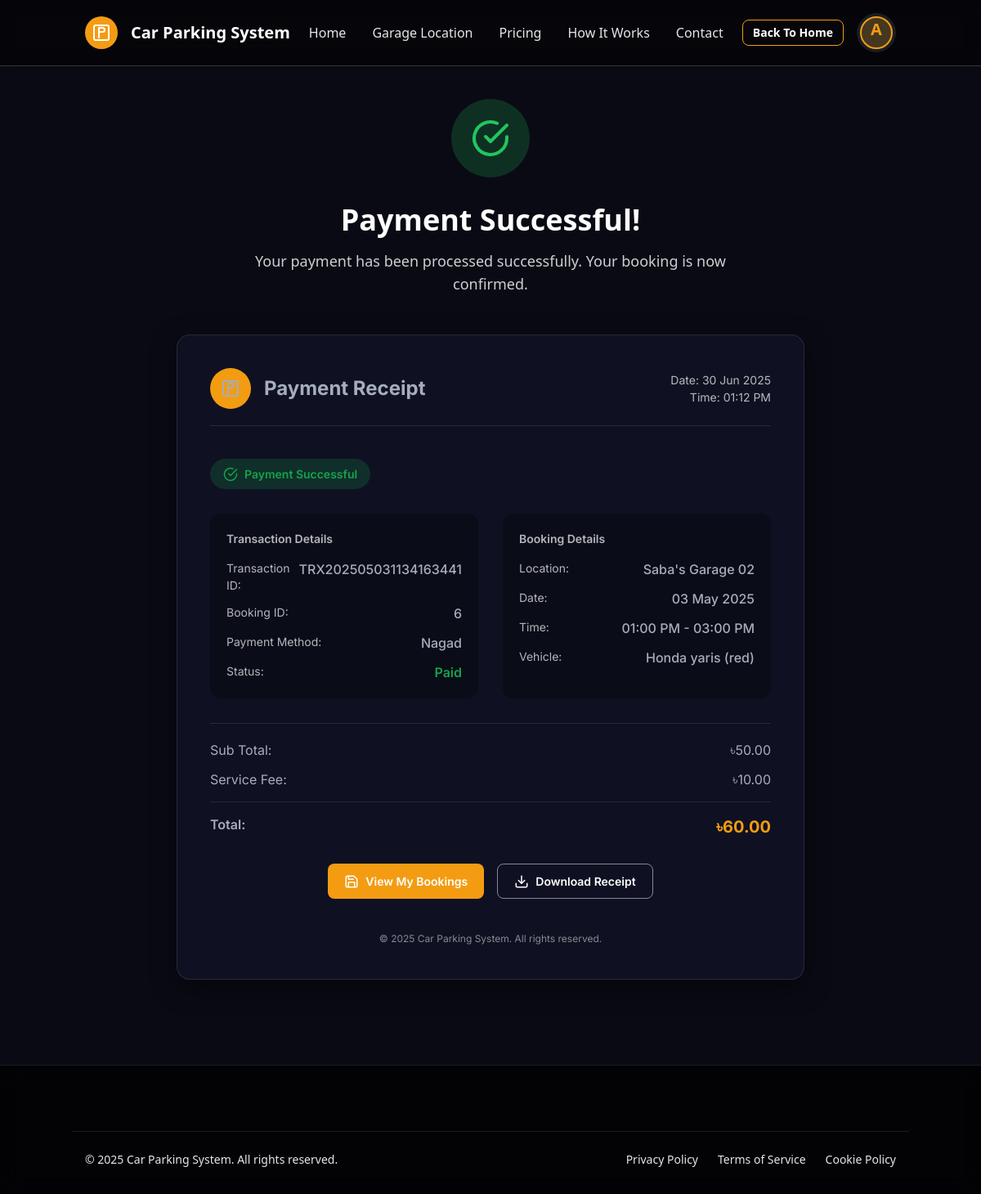
The app's page /payment_success.php?booking_id=6 (signed in) with its own data.
### tables this page shows
CREATE TABLE `payments` (
  `payment_id` int(11) NOT NULL,
  `booking_id` int(11) NOT NULL,
  `transaction_id` varchar(50) NOT NULL,
  `amount` decimal(10,2) NOT NULL,
  `payment_method` varchar(20) NOT NULL,
  `payment_status` enum('pending','paid','refunded') NOT NULL DEFAULT 'pending',
  `payment_date` timestamp NOT NULL DEFAULT current_timestamp(),
  `points_used` int(11) DEFAULT 0
);

CREATE TABLE `garage_information` (
  `id` int(11) NOT NULL,
  `username` varchar(50) NOT NULL,
  `Parking_Space_Name` varchar(255) NOT NULL,
  `Parking_Lot_Address` varchar(255) NOT NULL,
  `Parking_Type` varchar(100) DEFAULT NULL,
  `Parking_Space_Dimensions` varchar(100) DEFAULT NULL,
  `Parking_Capacity` int(11) DEFAULT NULL,
  `Availability` tinyint(1) DEFAULT 1,
  `PriceperHour` decimal(10,2) DEFAULT NULL,
  `created_at` timestamp NOT NULL DEFAULT current_timestamp(),
  `updated_at` timestamp NOT NULL DEFAULT current_timestamp() ON UPDATE current_timestamp(),
  `garage_id` varchar(30) DEFAULT NULL,
  `is_verified` tinyint(1) DEFAULT 0
);

CREATE TABLE `bookings` (
  `id` int(11) NOT NULL,
  `username` varchar(50) NOT NULL,
  `garage_id` varchar(30) NOT NULL,
  `licenseplate` varchar(50) NOT NULL,
  `booking_date` date NOT NULL,
  `booking_time` time NOT NULL,
  `duration` int(11) NOT NULL,
  `status` enum('upcoming','active','completed','cancelled') NOT NULL DEFAULT 'upcoming',
  `payment_status` enum('pending','paid','refunded') NOT NULL DEFAULT 'pending',
  `created_at` timestamp NOT NULL DEFAULT current_timestamp(),
  `updated_at` timestamp NOT NULL DEFAULT current_timestamp() ON UPDATE current_timestamp(),
  `paid_with_points` tinyint(1) DEFAULT 0,
  `points_used` int(11) DEFAULT 0
);

CREATE TABLE `vehicle_information` (
  `licensePlate` varchar(50) NOT NULL,
  `vehicleType` varchar(50) NOT NULL,
  `make` varchar(50) NOT NULL,
  `model` varchar(50) NOT NULL,
  `color` varchar(10) NOT NULL,
  `username` varchar(50) NOT NULL
);

### payment_success.php (the view, shortened to what this page needs)
<?php
require_once("connection.php");
$username = $_SESSION['username'];
$fullName = $username;
$firstLetter = strtoupper(substr($fullName, 0, 1));
$bookingId = isset($_SESSION['booking_id']) ? $_SESSION['booking_id'] : (isset($_GET['booking_id']) ? $_GET['booking_id'] : '');
$numericId = str_replace("BK", "", $bookingId);
$locationName = isset($_SESSION['location_name']) ? $_SESSION['location_name'] : "Unknown Location";
$bookingDate = isset($_SESSION['booking_date']) ? $_SESSION['booking_date'] : date('d M Y');
$bookingTime = isset($_SESSION['booking_time']) ? $_SESSION['booking_time'] : "Unknown";
$vehiclePlate = isset($_SESSION['vehicle_plate']) ? $_SESSION['vehicle_plate'] : "";
$parkingFee = isset($_SESSION['parking_fee']) ? $_SESSION['parking_fee'] : 55;
$serviceFee = isset($_SESSION['service_fee']) ? $_SESSION['service_fee'] : 10;
$totalAmount = isset($_SESSION['payment_amount']) ? $_SESSION['payment_amount'] : ($parkingFee + $serviceFee);
$paymentMethod = isset($_SESSION['payment_method']) ? $_SESSION['payment_method'] : 'bKash';
$transactionId = isset($_SESSION['transaction_id']) ? $_SESSION['transaction_id'] : "TRX" . date('YmdHis') . rand(1000, 9999);
if (is_numeric($numericId) && (!isset($_SESSION['location_name']) || !isset($_SESSION['payment_amount']))) {
    $paymentQuery = "SELECT p.*, b.booking_date, b.booking_time, b.duration, g.Parking_Space_Name, g.Parking_Lot_Address, g.PriceperHour,
                    v.vehicleType, v.make, v.model, v.color, v.licensePlate
                    FROM payments p
                    JOIN bookings b ON p.booking_id = b.id
                    JOIN garage_information g ON b.garage_id = g.garage_id
                    LEFT JOIN vehicle_information v ON b.licenseplate = v.licensePlate
                    WHERE p.booking_id = ?
                    ORDER BY p.payment_id DESC LIMIT 1";
    $paymentStmt = $conn->prepare($paymentQuery);
    if ($paymentStmt) {
        $paymentStmt->bind_param("i", $numericId);
        $paymentStmt->execute();
        $paymentResult = $paymentStmt->get_result();
        if ($paymentResult && $paymentResult->num_rows > 0) {
            $payment = $paymentResult->fetch_assoc();
            $transactionId = $payment['transaction_id'];
            $totalAmount = $payment['amount'];
            $paymentMethod = $payment['payment_method'];
            $locationName = $payment['Parking_Space_Name'];
            $bookingDate = date('d M Y', strtotime($payment['booking_date']));
            $startTime = date('h:i A', strtotime($payment['booking_time']));
            $endTime = date('h:i A', strtotime($payment['booking_time'] . " + {$payment['duration']} hours"));
            $bookingTime = $startTime . " - " . $endTime;
            $parkingFee = $payment['PriceperHour'] * $payment['duration'];
            $serviceFee = $totalAmount - $parkingFee;
            if (!empty($payment['make']) && !empty($payment['model'])) {
                $vehiclePlate = $payment['make'] . ' ' . $payment['model'];
                if (!empty($payment['color'])) {
                    $vehiclePlate .= ' (' . $payment['color'] . ')';
                }
            } else if (!empty($payment['licensePlate'])) {
                $vehiclePlate = 'License Plate: ' . $payment['licensePlate'];
            } else {
                $vehiclePlate = "Not provided";
            }
        }
    }
}
$paymentDate = date('d M Y');
$paymentTime = date('h:i A');
?>
<!DOCTYPE html>
<html lang="en" data-theme="dark">
<head>
    <link href="https://cdn.jsdelivr.net/npm/daisyui@4.7.3/dist/full.min.css" rel="stylesheet" type="text/css" />
    <script src="https://cdn.tailwindcss.com"></script>
</head>
<body class="relative min-h-screen bg-[#0a0a14]">
    <header class="sticky top-0 z-50 bg-black/50 backdrop-blur-md border-b border-white/20">
        <div class="container mx-auto px-4 py-4 flex justify-between items-center">
            <a href="#" class="flex items-center gap-4 text-white">
                <div class="w-10 h-10 bg-primary rounded-full flex justify-center items-center overflow-hidden">
                    <svg xmlns="http://www.w3.org/2000/svg" class="w-6 h-6 text-white" viewBox="0 0 24 24" fill="none" stroke="currentColor" stroke-width="2" stroke-linecap="round" stroke-linejoin="round"><rect x="3" y="3" width="18" height="18" rx="2" ry="2"></rect><path d="M9 18V6h4.5a2.5 2.5 0 0 1 0 5H9"></path></svg>
                </div>
                <h1 class="text-xl font-semibold drop-shadow-md">Car Parking System</h1>
            </a>
            <nav class="hidden md:block">
                <ul class="flex gap-8">
                    <li><a href="home.php" class="text-white/90 hover:text-primary transition-colors relative after:absolute after:bottom-0 after:left-0 after:h-0.5 after:w-0 hover:after:w-full after:bg-primary after:transition-all">Home</a></li>
                    <li><a href="#" class="text-white/90 hover:text-primary transition-colors relative after:absolute after:bottom-0 after:left-0 after:h-0.5 after:w-0 hover:after:w-full after:bg-primary after:transition-all">Garage Location</a></li>
                    <li><a href="#" class="text-white/90 hover:text-primary transition-colors relative after:absolute after:bottom-0 after:left-0 after:h-0.5 after:w-0 hover:after:w-full after:bg-primary after:transition-all">Pricing</a></li>
                    <li><a href="#" class="text-white/90 hover:text-primary transition-colors relative after:absolute after:bottom-0 after:left-0 after:h-0.5 after:w-0 hover:after:w-full after:bg-primary after:transition-all">How It Works</a></li>
                    <li><a href="#" class="text-white/90 hover:text-primary transition-colors relative after:absolute after:bottom-0 after:left-0 after:h-0.5 after:w-0 hover:after:w-full after:bg-primary after:transition-all">Contact</a></li>
                </ul>
            </nav>
            <div class="hidden md:flex items-center gap-4">
                <a href="home.php" class="btn btn-outline btn-sm text-white border-primary hover:bg-primary hover:border-primary">
                    Back To Home
                </a>
                <div class="relative">
                    <div class="dropdown dropdown-end">
                        <div tabindex="0" role="button" class="btn btn-circle avatar">
                            <div class="w-10 h-10 rounded-full bg-primary/20 border-2 border-primary overflow-hidden flex items-center justify-center cursor-pointer">
                                <span class="text-xl font-bold text-primary"><?php echo $firstLetter; ?></span>
                            </div>
                        </div>
                    </div>
                </div>
            </div>
        </div>
    </header>
    <main class="container mx-auto px-4 py-10">
        <div class="flex justify-center mb-8">
            <div class="w-24 h-24 rounded-full bg-green-500/20 flex items-center justify-center animate-fadeIn">
                <svg xmlns="http://www.w3.org/2000/svg" class="h-12 w-12 text-green-500" viewBox="0 0 24 24" fill="none" stroke="currentColor" stroke-width="2" stroke-linecap="round" stroke-linejoin="round"><path d="M22 11.08V12a10 10 0 1 1-5.93-9.14"></path><polyline points="22 4 12 14.01 9 11.01"></polyline></svg>
            </div>
        </div>
        <div class="text-center mb-12 animate-fadeIn">
            <h2 class="text-3xl md:text-4xl font-bold text-white mb-4">Payment Successful!</h2>
            <p class="text-white/80 text-lg max-w-2xl mx-auto">Your payment has been processed successfully. Your booking is now confirmed.</p>
        </div>
        <div class="max-w-3xl mx-auto">
            <div class="receipt-container animate-fadeIn">
                <div class="receipt-header">
                    <div class="logo-title">
                        <div class="receipt-logo">
                            <svg xmlns="http://www.w3.org/2000/svg" width="24" height="24" viewBox="0 0 24 24" fill="none" stroke="currentColor" stroke-width="2" stroke-linecap="round" stroke-linejoin="round">
                                <rect x="3" y="3" width="18" height="18" rx="2" ry="2"></rect>
                                <path d="M9 18V6h4.5a2.5 2.5 0 0 1 0 5H9"></path>
                            </svg>
                        </div>
                        <div class="receipt-title">Payment Receipt</div>
                    </div>
                    <div class="date-time">
                        <div>Date: <?php echo $paymentDate; ?></div>
                        <div>Time: <?php echo $paymentTime; ?></div>
                    </div>
                </div>
                <div class="success-badge">
                    <svg xmlns="http://www.w3.org/2000/svg" width="18" height="18" viewBox="0 0 24 24" fill="none" stroke="currentColor" stroke-width="2" stroke-linecap="round" stroke-linejoin="round" style="margin-right: 8px;">
                        <path d="M22 11.08V12a10 10 0 1 1-5.93-9.14"></path>
                        <polyline points="22 4 12 14.01 9 11.01"></polyline>
                    </svg>
                    Payment Successful
                </div>
                <div class="details-row">
                    <div class="details-box">
                        <div class="details-title">Transaction Details</div>
                        <div class="detail-item">
                            <div class="detail-label">Transaction ID:</div>
                            <div class="detail-value"><?php echo $transactionId; ?></div>
                        </div>
                        <div class="detail-item">
                            <div class="detail-label">Booking ID:</div>
                            <div class="detail-value"><?php echo $bookingId; ?></div>
                        </div>
                        <div class="detail-item">
                            <div class="detail-label">Payment Method:</div>
                            <div class="detail-value"><?php echo ucfirst($paymentMethod); ?></div>
                        </div>
                        <div class="detail-item">
                            <div class="detail-label">Status:</div>
                            <div class="detail-value paid-status">Paid</div>
                        </div>
                    </div>
                    <div class="details-box">
                        <div class="details-title">Booking Details</div>
                        <div class="detail-item">
                            <div class="detail-label">Location:</div>
                            <div class="detail-value"><?php echo $locationName; ?></div>
                        </div>
                        <div class="detail-item">
                            <div class="detail-label">Date:</div>
                            <div class="detail-value"><?php echo $bookingDate; ?></div>
                        </div>
                        <div class="detail-item">
                            <div class="detail-label">Time:</div>
                            <div class="detail-value"><?php echo $bookingTime; ?></div>
                        </div>
                        <div class="detail-item">
                            <div class="detail-label">Vehicle:</div>
                            <div class="detail-value"><?php echo $vehiclePlate; ?></div>
                        </div>
                    </div>
                </div>
                <div class="receipt-totals">
                    <div class="total-item">
                        <div class="total-label">Sub Total:</div>
                        <div class="total-value">৳<?php echo number_format($parkingFee, 2); ?></div>
                    </div>
                    <div class="total-item">
                        <div class="total-label">Service Fee:</div>
                        <div class="total-value">৳<?php echo number_format($serviceFee, 2); ?></div>
                    </div>
                    <div class="final-total">
                        <div class="total-label">Total:</div>
                        <div class="total-value">৳<?php echo number_format($totalAmount, 2); ?></div>
                    </div>
                </div>
                <div class="receipt-buttons">
                    <a href="booking.php" class="receipt-btn btn-primary">
                        View My Bookings
                    </a>
                    <button onclick="window.print()" class="receipt-btn btn-outline">
                        Download Receipt
                    </button>
                </div>
                <div class="receipt-footer">
                    &copy; <?php echo date('Y'); ?> Car Parking System. All rights reserved.
                </div>
            </div>
        </div>
    </main>
    <footer class="bg-black/70 backdrop-blur-md border-t border-white/10 pt-10 pb-8 mt-16 print:hidden">
        <div class="container mx-auto px-4 mt-10 pt-6 border-t border-white/10 flex flex-col md:flex-row justify-between items-center gap-4">
            <p class="text-white/90 text-sm">&copy; <?php echo date('Y'); ?> Car Parking System. All rights reserved.</p>
            <div class="flex gap-6">
                <a href="#" class="text-white/90 text-sm hover:text-primary transition-colors">Privacy Policy</a>
                <a href="#" class="text-white/90 text-sm hover:text-primary transition-colors">Terms of Service</a>
                <a href="#" class="text-white/90 text-sm hover:text-primary transition-colors">Cookie Policy</a>
            </div>
        </div>
    </footer>
</body>
</html>

### records on screen
payments: transaction "TRX202505031134163441", payment_method "Nagad", garage_information.Parking_Space_Name "Saba's Garage 02", booking.booking_date "03 May 2025", booking.duration "01:00 PM - 03:00 PM", vehicle_information.make+model+color "Honda yaris (red)", garage_information.PriceperHour "50.00", amount.duration "10.00", amount "60.00"

### other values on screen
$firstLetter "A"
$bookingId "6"
